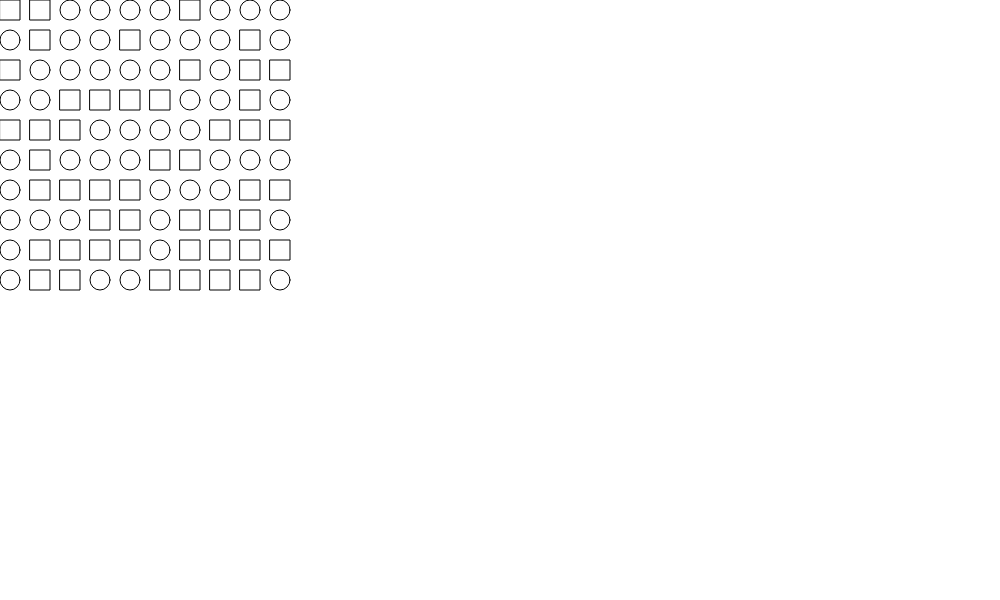
Frame 1 (no input)
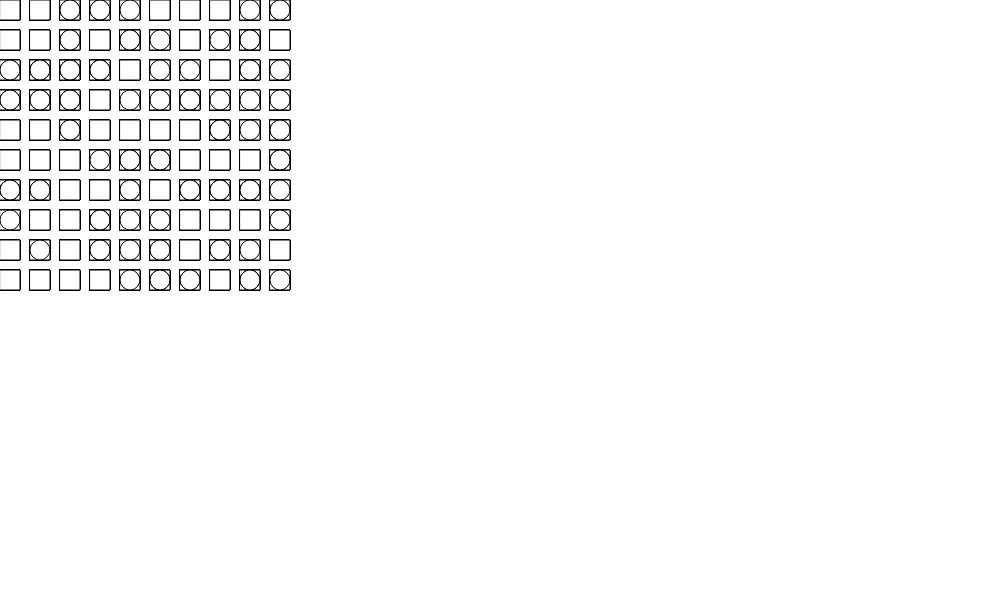
Frame 60 (no input)
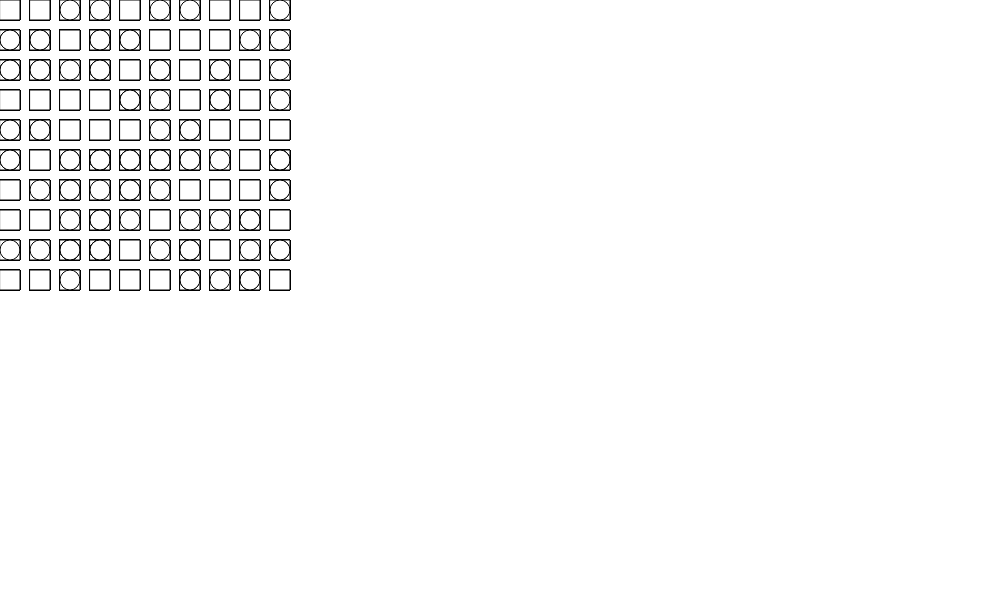
Frame 120 (the mouse pressed at the canvas centre since frame 60)

The p5.js sketch that drew these frames (run headless with seeded random() and noise() and a simulated clock; from frame 60 on, the mouse is pressed at the canvas centre):

// p5.js sketch
// ── sketch.js
//var sizes = [4, 9, 10, 5, 110, 95, 40, 40];
//var names = ["Mercury", "Venus", "Earth", "Mars", "Jupiter", "Saturn", "Uranus", "Neptune"];
//var colours = ["grey", "brown", "blue", "red", "sienna", "pink", "blue", "cyan"];
//
function setup()
{
	createCanvas(1000, 600);
}

//
//var planets = [
//    {
//        size: 4,
//        name: "Mercury",
//        colour: "grey"
//    },
//    
//    {
//        size: 9,
//        name: "Venus",
//        colour: "brown",
//    },
//    
//    {
//        size: 10,
//        name: "Earth",
//        colour: "blue",
//    },
//    
//    {
//        size: 5,
//        name: "Mars",
//        colour: "red",
//    },
//    
//    {
//        size: 110,
//        name: "Jupiter",
//        colour: "sienna",
//    },
//    
//    {
//        size: 95,
//        name: "Saturn",
//        colour: "pink",
//    },
//    
//    {
//        size: 40,
//        name: "Uranus",
//        colour: "blue",
//    },
//    
//    {
//        size: 40,
//        name: "Neptune",
//        colour: "cyan",
//    },
//]

function draw()
{
//	background(0);
//	textAlign(CENTER);
//	fill(255);

//	fill(colours[0]);
//	ellipse(50, height / 2, sizes[0]);
//	fill(255);
//	text(names[0], 50, height / 2 + 150);
//
//	fill(colours[1]);
//	ellipse(175, height / 2, sizes[1]);
//	fill(255);
//	text(names[1], 175, height / 2 + 150);
//
//	fill(colours[2]);
//	ellipse(300, height / 2, sizes[2]);
//	fill(255);
//	text(names[2], 300, height / 2 + 150);
//
//	fill(colours[3]);
//	ellipse(425, height / 2, sizes[3]);
//	fill(255);
//	text(names[3], 425, height / 2 + 150);
//
//	fill(colours[4]);
//	ellipse(550, height / 2, sizes[4]);
//	fill(255);
//	text(names[4], 550, height / 2 + 150);
//
//	fill(colours[5]);
//	ellipse(675, height / 2, sizes[5]);
//	fill(255);
//	text(names[5], 675, height / 2 + 150);
//
//	fill(colours[6]);
//	ellipse(800, height / 2, sizes[6]);
//	fill(255);
//	text(names[6], 800, height / 2 + 150);
//
//	fill(colours[7]);
//	ellipse(925, height / 2, sizes[7]);
//	fill(255);
//	text(names[7], 925, height / 2 + 150);
    
//    for (var i = 0; i < 8; i++)
//        {
//            fill(planets[i].colour);
//            ellipse(50 + i*125, height/2, planets[i].size);
//            fill(255);
//            text(planets[i].name, 50 + i*125, height/2 + 150);
//        }
    
ellipseMode(CORNER);

for(var i = 0; i < 10; i++){
  for(var j = 0; j < 10; j++){
    if(random(100) > 50){
      rect(i * 30, j * 30, 20, 20);
    }else{
      ellipse(i * 30, j * 30, 20, 20);  
    } 
  } 
}

}
